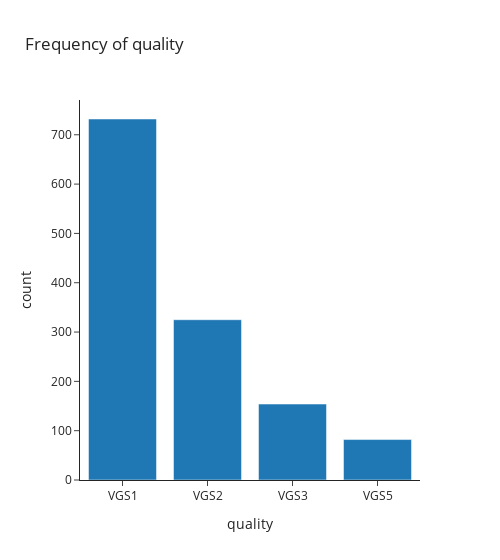

This figure's notebook cell:
### Markdown cell above
### Ordinal

### Code cell
# create a barplot with the frequency of quality
quality_freq = data['quality'].value_counts().reset_index()
quality_freq.columns = ['quality', 'count']  # rename columns for clarity

fig = px.bar(
    quality_freq,
    x='quality',
    y='count',
    title='Frequency of quality',
    width=500,
    )

fig.show()

### Figure 1 — Plotly figure (JSON) as saved in the notebook; plotly's stock layout.template omitted (floating-point values rounded to 4 significant figures)
{"data": [{"alignmentgroup": "True", "hovertemplate": "quality=%{x}<br>count=%{y}<extra></extra>", "legendgroup": "", "marker": {"color": "#1F77B4", "pattern": {"shape": ""}}, "name": "", "offsetgroup": "", "orientation": "v", "showlegend": false, "textposition": "auto", "type": "bar", "x": ["VGS1", "VGS2", "VGS3", "VGS5"], "xaxis": "x", "y": [732, 325, 154, 82], "yaxis": "y"}], "layout": {"barmode": "relative", "legend": {"tracegroupgap": 0}, "title": {"text": "Frequency of quality"}, "width": 500, "xaxis": {"anchor": "y", "domain": [0, 1], "title": {"text": "quality"}}, "yaxis": {"anchor": "x", "domain": [0, 1], "title": {"text": "count"}}}}
